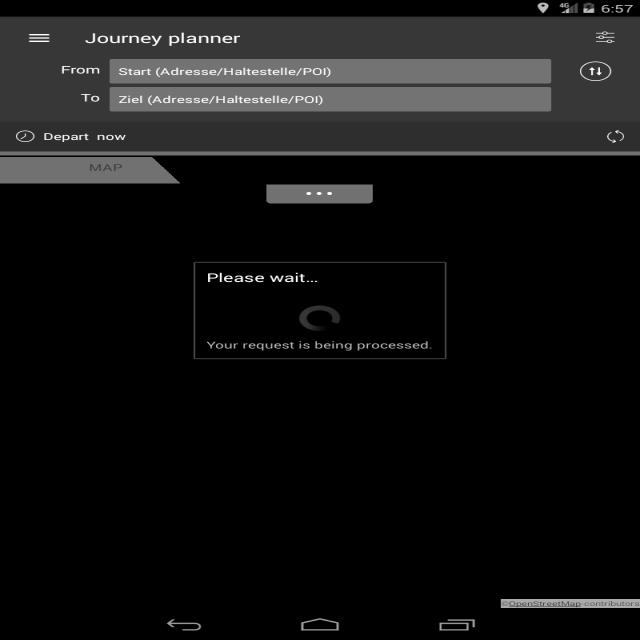
#> input picture UI Component/test/images/101_png.rf.2bec14fa60e1c07127536050df37dd75.jpg, 640 x 640 px
$ python -i color.py   (imports and definitions only)
#> lines starting #> are read from the running program, lines starting #| are printed output that depends on the picture; after the words box and inside, x2 and y2 are one past the last pixel; in counts of white or black regions, pixels touching at a corner belong together
import cv2
import numpy as np
from sklearn.cluster import KMeans
from PIL import Image


class ColorModule:
    def __init__(self, image_path: str, num_colors: int = 3):
        """
        Initialize the ColorModule with the path to the image and the number of dominant colors to extract.
        :param image_path: Path to the image file.
        :param num_colors: Number of dominant colors to extract (default is 3).
        """
        self.image_path = image_path
        self.num_colors = num_colors

    def _load_image(self, resize_dim=(300, 300)):
        """
        Load the image and resize it for processing.
        :param resize_dim: Tuple (width, height) to resize the image.
        :return: A numpy array of the resized image's RGB pixels.
        """
        try:
            image = Image.open(self.image_path).convert("RGB")
            resized_image = image.resize(resize_dim)
            return np.array(resized_image)
        except Exception as e:
            raise ValueError(f"Failed to load image: {e}")

    def _remove_background(self, image):
        """
        Remove the background color from the image.
        :param image: A numpy array of the image's RGB pixels.
        :return: A numpy array of the image's RGB pixels without the background.
        """
        # Convert image to grayscale and apply threshold to create a mask
        gray = cv2.cvtColor(image, cv2.COLOR_RGB2GRAY)
        _, mask = cv2.threshold(gray, 1, 255, cv2.THRESH_BINARY)

        # Apply the mask to the image
        image_no_bg = cv2.bitwise_and(image, image, mask=mask)
        return image_no_bg

    def extract_dominant_colors(self):
        """
        Extract dominant colors from an image using KMeans clustering.

        Returns:
            dominant_colors (list): List of dominant colors (RGB tuples) with percentages.
        """
        # Load the image and convert to RGB
        image = cv2.imread(self.image_path)
#> image is the input picture: shape (640, 640, 3); min 0, max 255, mean 19
        image = cv2.cvtColor(image, cv2.COLOR_BGR2RGB)

        # Resize the image to reduce noise and processing time
        resized_image = cv2.resize(image, (100, 100), interpolation=cv2.INTER_AREA)
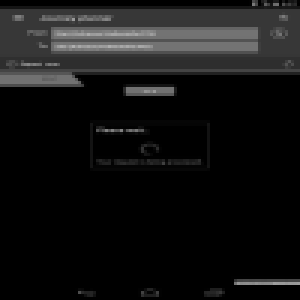
#> resized_image: shape (100, 100, 3) (shown 3 times larger); min 0, max 174, mean 19

        # Remove the background from the image
        image_no_bg = self._remove_background(resized_image)
#> in _remove_background, `_, mask = cv2.threshold(gray, 1, 255, cv2.THRESH_BINARY)`:
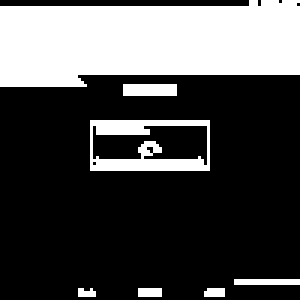
#> mask: shape (100, 100) (shown 3 times larger); 29.6% white; 7 white regions (1 under 20 px), largest, box (x1, y1, x2, y2) and area: (0, 0, 100, 29) 2440, (30, 40, 70, 57) 341, (41, 28, 59, 32) 72, (78, 93, 100, 95) 44, (46, 96, 54, 99) 24, (68, 96, 75, 99) 20

        # Flatten the image into an array of pixels
        pixels = image_no_bg.reshape(-1, 3)

        # Remove any fully black pixels (background)
        pixels = pixels[np.any(pixels != [0, 0, 0], axis=1)]
#> pixels = 2956 rows, first 8: [2, 2, 2], [75, 75, 75], [59, 59, 59], [31, 31, 31], [47, 47, 47], [12, 12, 12], [12, 12, 12], [28, 28, 28]

        # Use KMeans to cluster the pixel colors
        kmeans = KMeans(n_clusters=self.num_colors)
        kmeans.fit(pixels)

        # Get the cluster centers (dominant colors)
        dominant_colors = kmeans.cluster_centers_.astype(int)

        # Get the percentage of each color
        labels, counts = np.unique(kmeans.labels_, return_counts=True)
        percentages = counts / counts.sum() * 100

        # Combine the colors and percentages
        dominant_colors_with_percentages = [
            {"color": tuple(color), "percentage": percentage}
            for color, percentage in zip(dominant_colors, percentages)
        ]

        return dominant_colors_with_percentages

>>> result = ColorModule('../../UI Component/test/images/101_png.rf.2bec14fa60e1c07127536050df37dd75.jpg').extract_dominant_colors()
